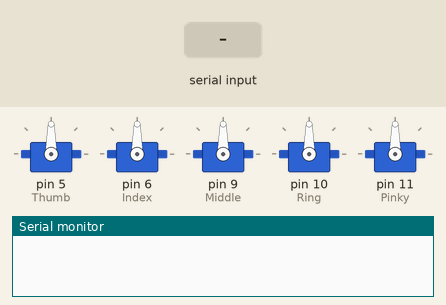
Bench run of a sketch on a simulated Arduino Uno, built with avr-gcc and run on an emulated ATmega328P. Parts: 5 × servo, the last lines printed to the serial monitor. Inputs (shaded band) come from the test bench.

Above: at 1.2 s.
1.3 s: "90,45,200\n" received over Serial
At 4.1 s:
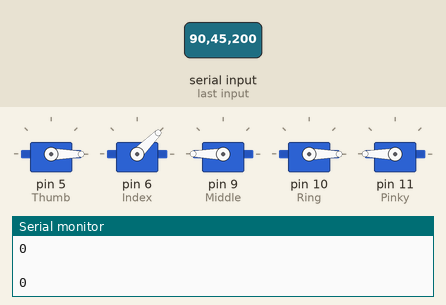
4.3 s: "30,150,10\n" received over Serial
At 6.8 s:
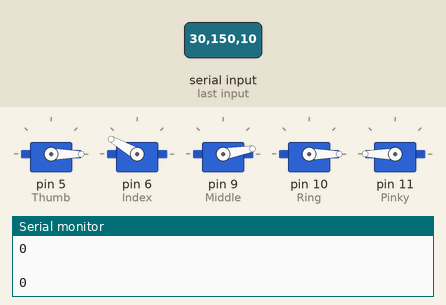
7.3 s: "30,150,10,200\n" received over Serial
At 9.7 s:
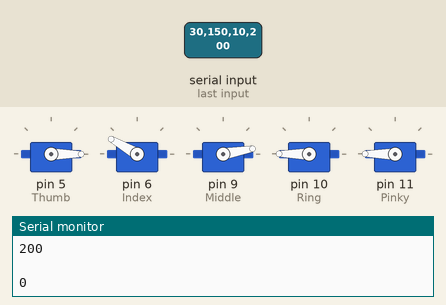
Timing chart, 0 to 11.2 s (numbered marks = the images above; inputs shaded):
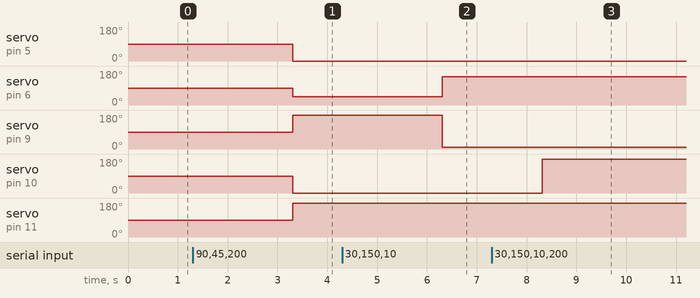

Measured:
- after the input at 1.3 s, servo on pin 5 (Thumb), servo on pin 10 (Ring): 90° → 0° after 2.0 s; servo on pin 6 (Index): 90° → 45° after 2.0 s; servo on pin 9 (Middle), servo on pin 11 (Pinky): 90° → 180° after 2.0 s
- after the input at 4.3 s, servo on pin 6 (Index): 45° → 150° after 2.0 s; servo on pin 9 (Middle): 180° → 10° after 2.0 s
- after the input at 7.3 s, servo on pin 10 (Ring): 0° → 180° after 1.0 s

The sketch:

AHand_betterSync.ino
```cpp
#include<Servo.h>

Servo Thumb, Index, Middle, Ring, Pinky;
//char specifier;
//int input;
char t,i,m,r,p;
int tt = 90;
int ii = 90;
int mm = 90;
int rr = 90;
int pp = 90;

void setup() {
  Serial.begin(9600);
  Thumb.attach(5);
  Index.attach(6);
  Middle.attach(9);
  Ring.attach(10);
  Pinky.attach(11);
}

void loop() {
  if(Serial.available())
  {
    t = Serial.read();
    tt = Serial.parseInt();
    i = Serial.read();
    ii = Serial.parseInt();
    m = Serial.read();
    mm = Serial.parseInt();
    r = Serial.read();
    rr = Serial.parseInt();
    p = Serial.read();
    pp = Serial.parseInt();

    Serial.println(tt);
    Serial.println(" ");
    Serial.println(ii);
    Serial.println(" ");
    Serial.println(mm);
    Serial.println(" ");
    Serial.println(rr);
    Serial.println(" ");
    Serial.println(pp);

//    Thumb.write(tt);
//    Index.write(ii);
//    Middle.write(mm);
//    Ring.write(rr);
//    Pinky.write(pp);

//      specifier = Serial.read();
//      input = Serial.parseInt();
//      if(specifier=='T'||specifier=='t')
//      {
//        Serial.println("Thumb");
//        Thumb.write(input);
//      }
//      else if(specifier=='I'||specifier=='i')
//      {
//        Serial.println("Index");
//        Index.write(input);
//      }
//      else if(specifier=='M'||specifier=='m')
//      {
//        Serial.println("Middle");
//        Middle.write(input);
//      }
//      else if(specifier=='R'||specifier=='r')
//      {
//        Serial.println("Ring");
//        Ring.write(input);
//      }
//      else if(specifier=='P'||specifier=='p')
//      {
//        Serial.println("Pinky");
//        Pinky.write(input);
//      }
  }
  Thumb.write(tt);
  Index.write(ii);
  Middle.write(mm);
  Ring.write(rr);
  Pinky.write(180-pp);
  delay(20);
}
```
